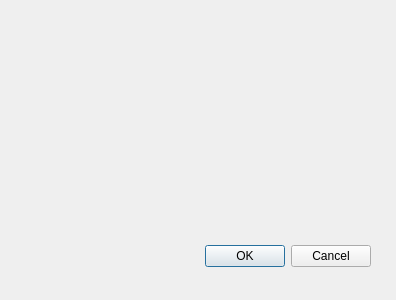
<?xml version="1.0" encoding="UTF-8"?>
<ui version="4.0">
 <class>SelectOutputFileTypes</class>
 <widget class="QDialog" name="SelectOutputFileTypes">
  <property name="geometry">
   <rect>
    <x>0</x>
    <y>0</y>
    <width>396</width>
    <height>300</height>
   </rect>
  </property>
  <property name="windowTitle">
   <string>Dialog</string>
  </property>
  <widget class="QDialogButtonBox" name="buttonBox">
   <property name="geometry">
    <rect>
     <x>30</x>
     <y>240</y>
     <width>341</width>
     <height>32</height>
    </rect>
   </property>
   <property name="orientation">
    <enum>Qt::Horizontal</enum>
   </property>
   <property name="standardButtons">
    <set>QDialogButtonBox::Cancel|QDialogButtonBox::Ok</set>
   </property>
  </widget>
  <widget class="QWidget" name="verticalLayoutWidget">
   <property name="geometry">
    <rect>
     <x>39</x>
     <y>19</y>
     <width>331</width>
     <height>201</height>
    </rect>
   </property>
   <layout class="QVBoxLayout" name="verticalLayout"/>
  </widget>
 </widget>
 <resources/>
 <connections>
  <connection>
   <sender>buttonBox</sender>
   <signal>accepted()</signal>
   <receiver>SelectOutputFileTypes</receiver>
   <slot>accept()</slot>
   <hints>
    <hint type="sourcelabel">
     <x>248</x>
     <y>254</y>
    </hint>
    <hint type="destinationlabel">
     <x>157</x>
     <y>274</y>
    </hint>
   </hints>
  </connection>
  <connection>
   <sender>buttonBox</sender>
   <signal>rejected()</signal>
   <receiver>SelectOutputFileTypes</receiver>
   <slot>reject()</slot>
   <hints>
    <hint type="sourcelabel">
     <x>316</x>
     <y>260</y>
    </hint>
    <hint type="destinationlabel">
     <x>286</x>
     <y>274</y>
    </hint>
   </hints>
  </connection>
 </connections>
</ui>
